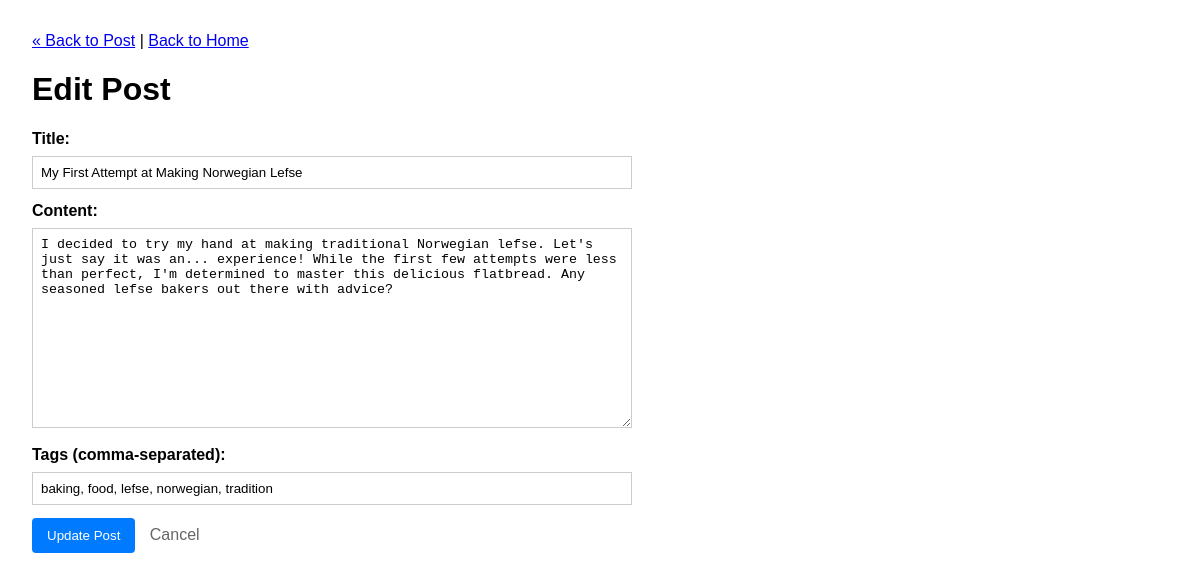
The app's page /post/2/edit, older data.
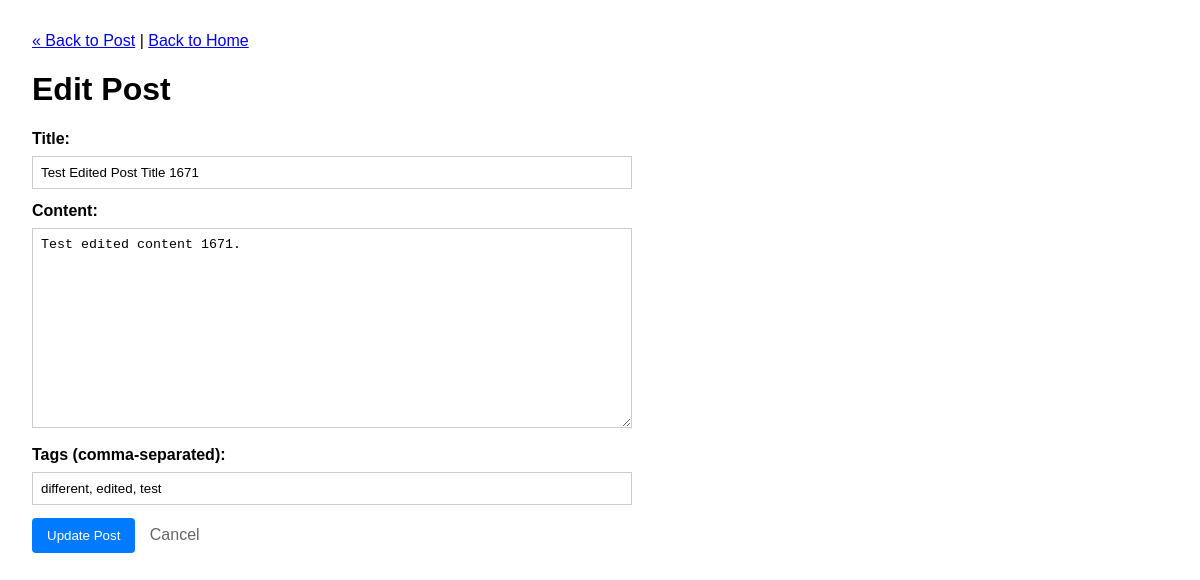
The same page, newer data.
### tables this page shows
CREATE TABLE posts (
    id INTEGER PRIMARY KEY AUTOINCREMENT, -- Unique identifier for each post
    title TEXT NOT NULL,                  -- Title of the blog post
    content TEXT NOT NULL,                -- Main body/content of the post
    published_date TIMESTAMP NOT NULL DEFAULT CURRENT_TIMESTAMP -- When the post was created/published
);

### app.py (the view, shortened to what this page needs)
@app.route('/post/<int:post_id>/edit', methods=('GET', 'POST'))
def edit_post(post_id):
    post_data = db.get_post_by_id(post_id)
    if post_data is None:
        abort(404)
    current_tags = db.get_tags_for_post(post_id)
    tags_string = ', '.join([tag['name'] for tag in current_tags])
    post_for_template = dict(post_data)
    post_for_template['tags_string'] = tags_string
    return render_template('create_edit_post.html', post=post_for_template)

### db.py (called while the page is built)
def get_db_connection():
    conn = sqlite3.connect(DATABASE_PATH)
    conn.row_factory = sqlite3.Row
    return conn

def get_post_by_id(post_id):
    post = None
    conn = None # Initialize conn to None
    try:
        conn = get_db_connection()
        cursor = conn.cursor()
        cursor.execute("SELECT id, title, content, published_date FROM posts WHERE id = ?", (post_id,))
        post = cursor.fetchone() # fetchone() gets the first result or None
    except sqlite3.Error as e:
        print(f"Database error in get_post_by_id: {e}")
    finally:
        if conn:
            conn.close()
    return post

def get_tags_for_post(post_id):
    tags = []
    conn = None
    try:
        conn = get_db_connection()
        cursor = conn.cursor()
        cursor.execute("""
            SELECT t.id, t.name
            FROM tags t
            JOIN post_tags pt ON t.id = pt.tag_id
            WHERE pt.post_id = ?
            ORDER BY t.name
        """, (post_id,))
        tags = cursor.fetchall()
    except sqlite3.Error as e:
        print(f"Database error in get_tags_for_post for post {post_id}: {e}")
    finally:
        if conn:
            conn.close()
    return tags

### templates/create_edit_post.html (shortened to what this page needs)
<!DOCTYPE html>
<html lang="en">
  <head>
  </head>
  <body>
    <nav>
      {% if post %}
      <a href="{{ url_for('post', post_id=post['id']) }}"
        >&laquo; Back to Post</a
      >
      | {% endif %}
      <a href="{{ url_for('index') }}">Back to Home</a>
    </nav>
    <h1>{% if post %}Edit Post{% else %}Create New Post{% endif %}</h1>
    <form method="post">
      <div>
        <label for="title">Title:</label>
        <input
          type="text"
          id="title"
          name="title"
          value="{{ post['title'] if post else '' }}"
          required
        />
      </div>
      <div>
        <label for="content">Content:</label>
        <textarea id="content" name="content" required>
{{ post['content'] if post else '' }}</textarea
        >
      </div>
      <div>
        <label for="tags">Tags (comma-separated):</label>
        <input
          type="text"
          id="tags"
          name="tags"
          value="{{ post['tags_string'] if post else '' }}"
        />
      </div>
      <div class="form-actions">
        <button type="submit">
          {% if post %}Update Post{% else %}Create Post{% endif %}
        </button>
        {% if post %}
        <a href="{{ url_for('post', post_id=post['id']) }}">Cancel</a>
        {% else %}
        <a href="{{ url_for('index') }}">Cancel</a>
        {% endif %}
      </div>
    </form>
  </body>
</html>

Row changes from the older to the newer data that the page shows:
changed posts: title "My First Attempt at Making Norwegian Lefse" → "Test Edited Post Title 1671"; content "I decided to try my hand at making traditional Norwegian lefse. Let's just say it was an... experience! While the first few attempts were less than perfect, I'm determined to master this delicious flatbread. Any seasoned lefse bakers out there with advice?" → "Test edited content 1671."
Text that changed along with them:
form field tags: "baking, food, lefse, norwegian, tradition" → "different, edited, test"
